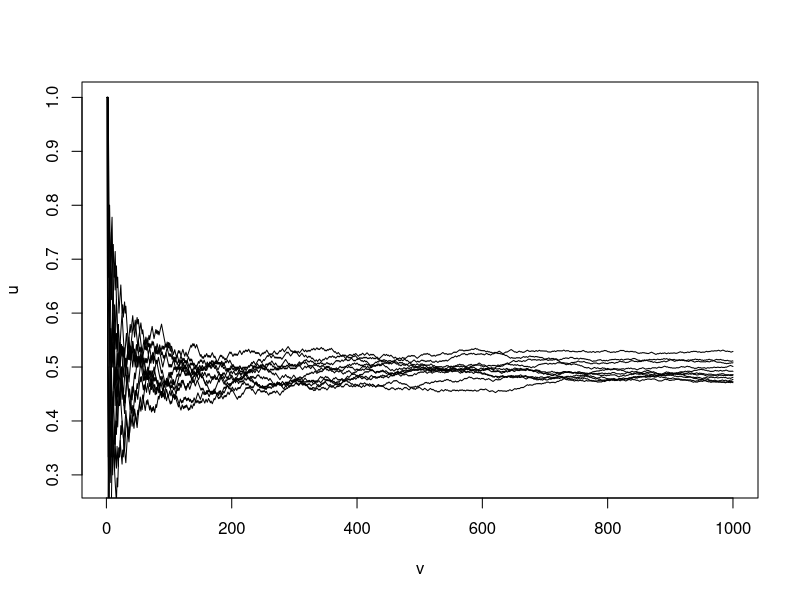
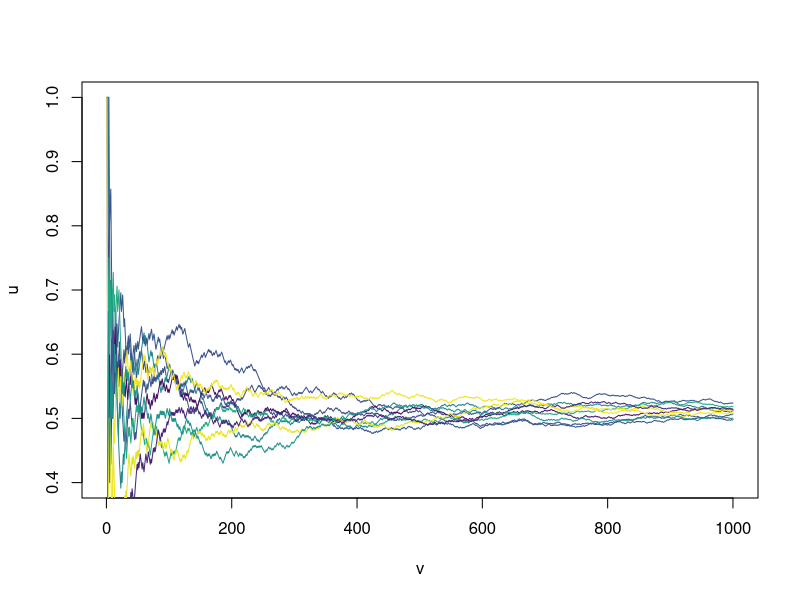
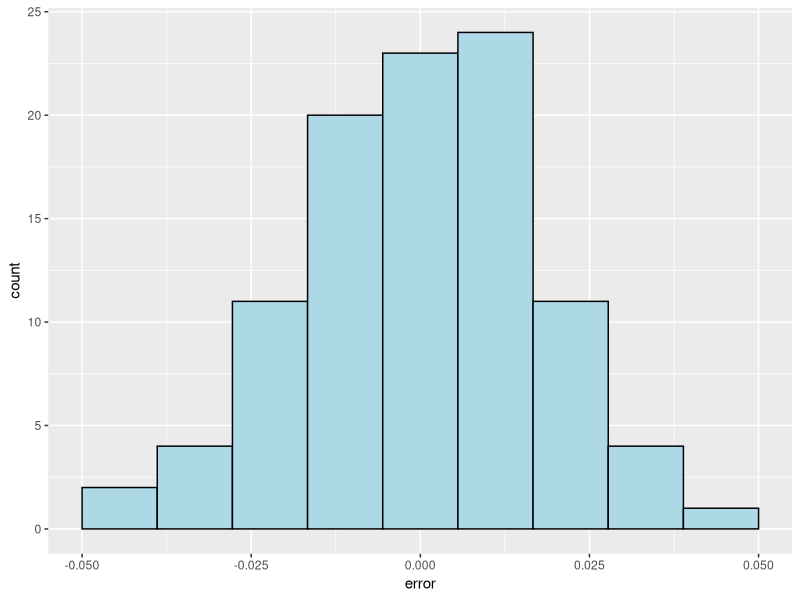
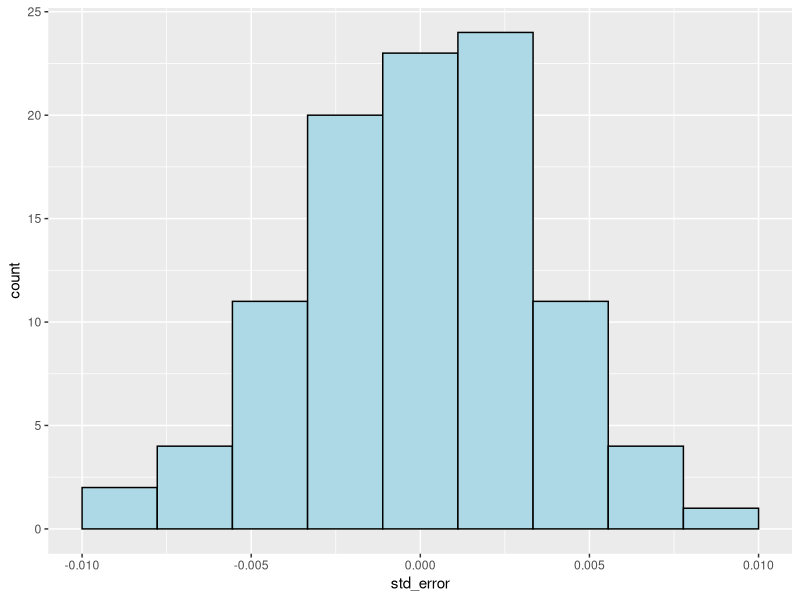

Here is the R script that generated these plots, in order:
## ---- chunk 1
set.seed(2024)
## ---- chunk 2
x = c(1,2,3,4)
cumsum(x)
## ---- chunk 3
runningmean = function (x,N){
  #function requires x-- vector of values, and N
  y = sample(x,N, replace=TRUE)
  # it gives N samples from x by replacement
  c = cumsum(y)
  # gives cumulative sum across y
  n = 1:N
  c/n
  # gives running mean : c = c{sum_{i=1}^n y_i/n}
}
## ---- chunk 4
u = runningmean(c(0,1), 1000)
# tossing a fair coin 1000 times
# U-- running-- relative frequency of heads
v=1:1000; plot(u~v, type="l")
invisible(replicate(10, lines(runningmean(c(0,1), 1000)~v, type="l")))
## ---- chunk 5
u = runningmean(c(0,1), 1000)
library(viridis)
v=1:1000; plot(u~v, type="l", col= sample(viridis(1000),1)) 
invisible(replicate(9, lines(runningmean(c(0,1), 1000)~v, type="l", 
                   col= sample(viridis(1000),1)))) 
## ---- chunk 6
p_hat=c()
for(i in 1:100) {
  u= runningmean(c(0,1), 1000)
  p_hat[i]= u[1000]
}
## ---- chunk 7
error= p_hat-1/2
errorDF= data.frame(error)
library(tidyverse)
ggplot(data= errorDF) +
  geom_histogram(mapping= aes(x= error), 
                 fill= "lightblue", colour= "black", bins= 10) +
  xlim(-0.05, 0.05)
## ---- chunk 8
std_error= (p_hat-1/2)/5
std_errorDF= data.frame(std_error)
ggplot(data= std_errorDF) +
  geom_histogram(mapping= aes(x= std_error), 
                 fill= "lightblue", colour= "black", bins = 10) +
  xlim(-0.01, 0.01)
